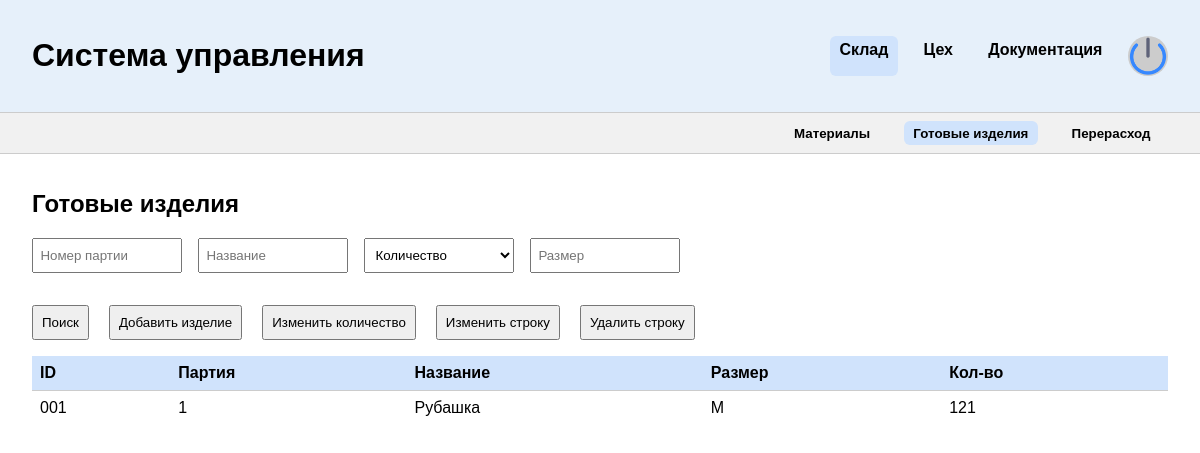
Page /warehouse/products/ (signed in) on the earlier database version.
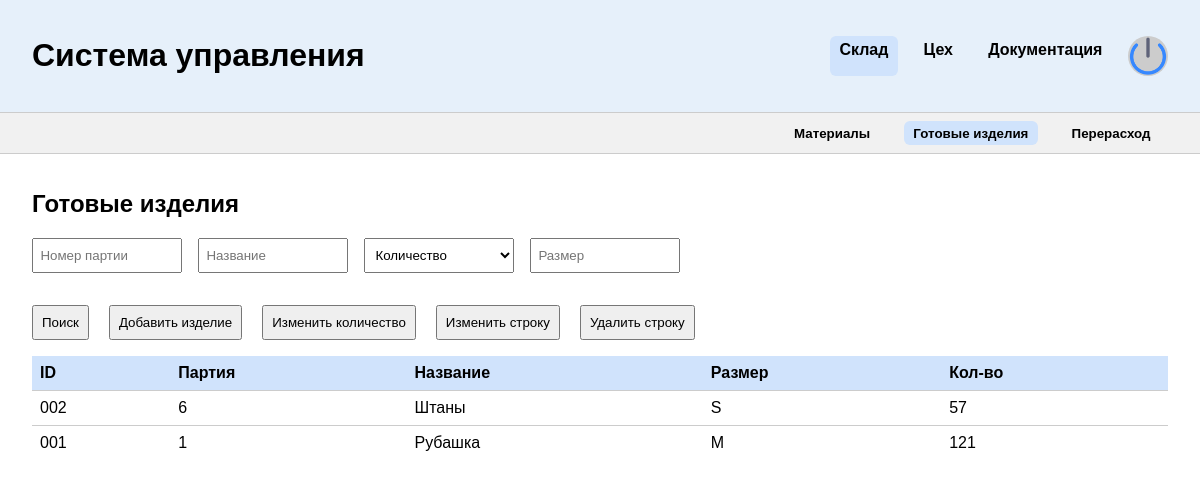
Same page on the later database version.
### main/models.py (models this page shows, shortened)
class FinishedProducts(models.Model):
    batch = models.ForeignKey(Batch, on_delete=models.CASCADE)
    product_name = models.CharField(max_length=100, verbose_name="Название изделия")
    size = models.CharField(max_length=10, verbose_name="Размер изделия")
    quantity_product = models.IntegerField(verbose_name="Количество изделий в партии")
    class Meta:
        verbose_name = "Готовая продукция"
        verbose_name_plural = "Готовая продукция"

### main/views/products.py (the view)
# urls.py: path("warehouse/products/", FinishedProductsPage.as_view()),
class FinishedProductsPage(BaseView, TemplateView):
    template_name = "main/products.html"
    enable_roles = [UserRole.WarehouseManager, UserRole.Cutter]
    def get_context_data(self, **kwargs):
        context = super().get_context_data(**kwargs)
        context["products"] = FinishedProductsSerializer(Products.objects.order_by("-id"), many=True).data
        context["batches"] = Batch.objects.order_by("-id")
        return context

### main/models.py (called while the page is built)
    def __str__(self):
        return f"Партия: {self.id}"

    def __str__(self):
        return f"{self.fullname} - {self.role}"

### main/serializers.py (called while the page is built)
    def get_id(self, obj):
        return str(obj.id).zfill(3)

### main/views/base.py (called while the page is built)
    def dispatch(self, request: HttpRequest, *args, **kwargs):
        user = request.user
        if not user.is_authenticated:
            return HttpResponseRedirect('/')
        print(user.login)
        print(user.__dict__)
        if user.role == UserRole.GeneralManager or user.role == UserRole.ProductionManager:
            return super().dispatch(request, *args, **kwargs)
        if user.role not in self.get_enable_roles():
            return render(request, "main/protect.html")
        return super().dispatch(request, *args, **kwargs)

### main/templates/main/products.html (shortened to what this page needs)
{% extends "main/base.html" %}
{% load static %}
{% block content %}
  <header>
    <h1>Система управления</h1>
    <div class="menu">
      <a href="/warehouse/materials/" class="active">Склад</a>
      <a href="/ceh/workers/">Цех</a>
      <a href="/docs/">Документация</a>
      <div class="avatar"><img src="{% static 'main/shutdown.png' %}" /></div>
    </div>
  </header>
  <div class="submenu" id="submenu-sklad">
    <button data-target="materials"><a href="/warehouse/materials/">Материалы</a></button>
    <button data-target="products" class="active"><a href="/warehouse/products/">Готовые изделия</a></button>
    <button data-target="overuse"><a href="/warehouse/overuse/">Перерасход</a></button>
  </div>
  <section id="sklad">
    <div class="table-section" id="products">
      <h2>Готовые изделия</h2>
      <div class="filters">
        <input type="text" id="filter-batch" placeholder="Номер партии">
        <input type="text" id="filter-name" placeholder="Название">
        <select id="sort-products-qty">
          <option value="">Количество</option>
        </select>
        <input type="text" id="filter-size" placeholder="Размер">
      </div>
      <div class="product-actions">
        <button onclick="filterProducts()">Поиск</button>
        <button onclick="document.getElementById('dialog-add-product').showModal()">Добавить изделие</button>
        <button onclick="document.getElementById('dialog-edit-qty-entry').showModal()">Изменить количество</button>
        <button onclick="document.getElementById('dialog-edit-row-id').showModal()">Изменить строку</button>
        <button onclick="document.getElementById('dialog-delete-row-id').showModal()">Удалить строку</button>
      </div>
      <table>
        <thead>
          <tr><th>ID</th><th>Партия</th><th>Название</th><th>Размер</th><th>Кол-во</th></tr>
        </thead>
        <tbody id="products-table-body">
          {% for p in products %}
          <tr><td>{{ p.id }}</td><td>{{p.batch}}</td><td>{{ p.product_name }}</td><td>{{ p.size }}</td><td>{{ p.quantity_product }}</td></tr>
          {% endfor %}
        </tbody>
      </table>
    </div>
  </section>
{% endblock %}

Differences in the rows shown:
added FinishedProducts: id "002", batch "6", product_name "Штаны", size "S", quantity_product "57"
